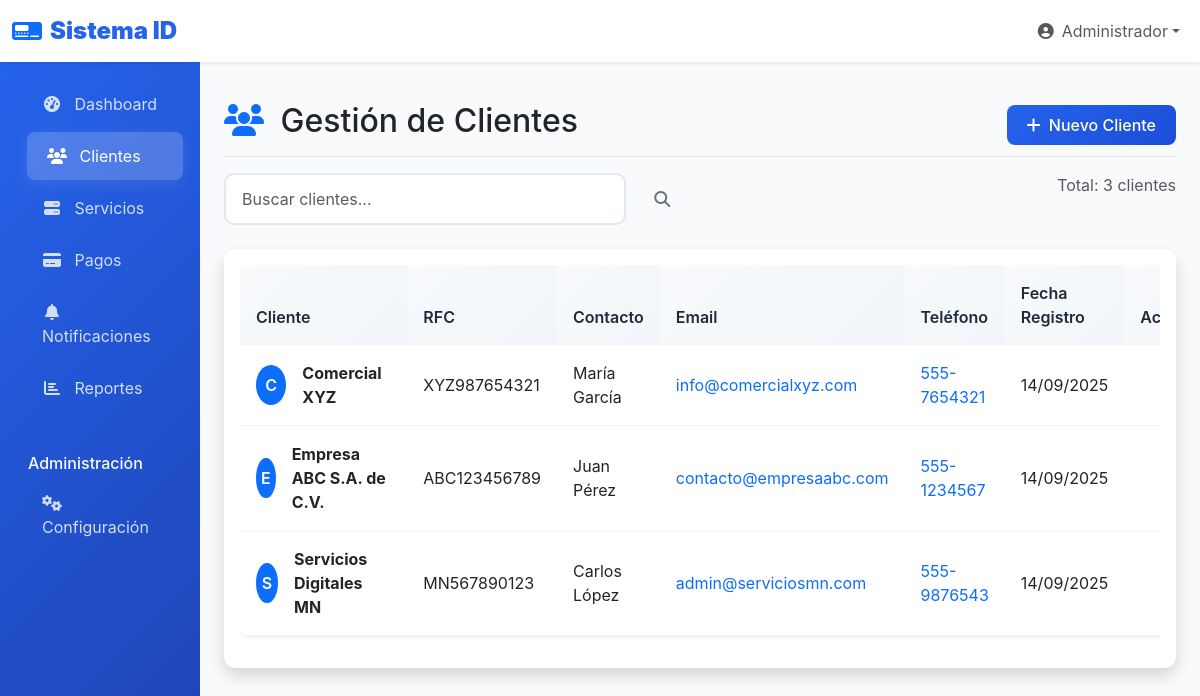
Screenshot of /clientes (signed in) with the database file from the repository.
### tables this page shows
CREATE TABLE clientes (
    id INT AUTO_INCREMENT PRIMARY KEY,
    usuario_id INT,
    nombre_razon_social VARCHAR(200) NOT NULL,
    rfc VARCHAR(13),
    contacto VARCHAR(100),
    email VARCHAR(100) NOT NULL,
    telefono VARCHAR(20),
    direccion TEXT,
    activo TINYINT(1) DEFAULT 1,
    fecha_registro TIMESTAMP DEFAULT CURRENT_TIMESTAMP,
    FOREIGN KEY (usuario_id) REFERENCES usuarios(id) ON DELETE SET NULL
);

### controllers/ClientesController.php (called while the page is built, shortened)
<?php
class ClientesController {
    private $clienteModel;
    public function __construct() {
        $this->clienteModel = new Cliente();
    }
    public function index() {
        $search = $_GET['search'] ?? '';
        $page = (int)($_GET['page'] ?? 1);
        $limit = 20;
        $offset = ($page - 1) * $limit;
        if ($search) {
            $clientes = $this->clienteModel->search($search);
            $totalClientes = count($clientes);
        } else {
            $clientes = $this->clienteModel->findAll($limit, $offset);
            $totalClientes = $this->clienteModel->count();
        }
        $totalPages = ceil($totalClientes / $limit);
        $data = [
            'clientes' => $clientes,
            'search' => $search,
            'current_page' => $page,
            'total_pages' => $totalPages,
            'total_clientes' => $totalClientes
        ];
        include 'views/clients/index.php';
    }
}

### config/database.php (called while the page is built, shortened)
<?php
class Database {
    private static $instance = null;
    private $connection;
    private function __construct() {
        try {
            $dsn = "mysql:host=" . DB_HOST . ";dbname=" . DB_NAME . ";charset=" . DB_CHARSET;
            $options = [
                PDO::ATTR_ERRMODE => PDO::ERRMODE_EXCEPTION,
                PDO::ATTR_DEFAULT_FETCH_MODE => PDO::FETCH_ASSOC,
                PDO::ATTR_EMULATE_PREPARES => false,
            ];
            $this->connection = new PDO($dsn, DB_USER, DB_PASS, $options);
        } catch (PDOException $e) {
            die("Error de conexión a la base de datos: " . $e->getMessage());
        }
    }
    public static function getInstance() {
        if (self::$instance === null) {
            self::$instance = new self();
        }
        return self::$instance;
    }
    public function getConnection() {
        return $this->connection;
    }
}

### models/Cliente.php (called while the page is built, shortened)
<?php
class Cliente {
    private $db;
    public function __construct() {
        $this->db = Database::getInstance()->getConnection();
    }
    public function findAll($limit = null, $offset = 0) {
        $sql = "SELECT c.*, u.nombre as usuario_nombre
                FROM clientes c
                LEFT JOIN usuarios u ON c.usuario_id = u.id
                WHERE c.activo = 1
                ORDER BY c.nombre_razon_social ASC";
        if ($limit) {
            $sql .= " LIMIT $limit OFFSET $offset";
        }
        $stmt = $this->db->query($sql);
        return $stmt->fetchAll();
    }
    public function count() {
        $stmt = $this->db->query("SELECT COUNT(*) as total FROM clientes WHERE activo = 1");
        return $stmt->fetch()['total'];
    }
}

### views/clients/index.php (the view, shortened to what this page needs)
<?php
include 'views/layout/header.php';
?>
<div class="d-flex justify-content-between flex-wrap flex-md-nowrap align-items-center pt-3 pb-2 mb-3 border-bottom">
    <h1 class="h2">
        <i class="fas fa-users text-primary me-2"></i>
        Gestión de Clientes
    </h1>
    <div class="btn-toolbar mb-2 mb-md-0">
        <a href="<?= BASE_URL ?>clientes/nuevo" class="btn btn-primary">
            <i class="fas fa-plus me-1"></i>
            Nuevo Cliente
        </a>
    </div>
</div>
<div class="row mb-4">
    <div class="col-md-6">
        <form method="GET" class="d-flex">
            <input type="text"
                   class="form-control me-2"
                   name="search"
                   placeholder="Buscar clientes..."
                   value="<?= htmlspecialchars($data['search'] ?? '') ?>">
            <button type="submit" class="btn btn-outline-secondary">
                <i class="fas fa-search"></i>
            </button>
        </form>
    </div>
    <div class="col-md-6 text-end">
        <span class="text-muted">
            Total: <?= number_format($data['total_clientes'] ?? 0) ?> clientes
        </span>
    </div>
</div>
<div class="card shadow">
    <div class="card-body">
        <?php if (!empty($data['clientes'])): ?>
        <div class="table-responsive">
            <table class="table table-hover">
                <thead class="table-light">
                    <tr>
                        <th>Cliente</th>
                        <th>RFC</th>
                        <th>Contacto</th>
                        <th>Email</th>
                        <th>Teléfono</th>
                        <th>Fecha Registro</th>
                        <th>Acciones</th>
                    </tr>
                </thead>
                <tbody>
                    <?php foreach ($data['clientes'] as $cliente): ?>
                    <tr>
                        <td>
                            <div class="d-flex align-items-center">
                                <div class="avatar-sm bg-primary text-white rounded-circle d-flex align-items-center justify-content-center me-3">
                                    <?= strtoupper(substr($cliente['nombre_razon_social'], 0, 1)) ?>
                                </div>
                                <div>
                                    <strong><?= htmlspecialchars($cliente['nombre_razon_social']) ?></strong>
                                </div>
                            </div>
                        </td>
                        <td>
                            <?= htmlspecialchars($cliente['rfc'] ?? '-') ?>
                        </td>
                        <td>
                            <?= htmlspecialchars($cliente['contacto'] ?? '-') ?>
                        </td>
                        <td>
                            <a href="mailto:<?= htmlspecialchars($cliente['email']) ?>" class="text-decoration-none">
                                <?= htmlspecialchars($cliente['email']) ?>
                            </a>
                        </td>
                        <td>
                            <?php if ($cliente['telefono']): ?>
                            <a href="tel:<?= htmlspecialchars($cliente['telefono']) ?>" class="text-decoration-none">
                                <?= htmlspecialchars($cliente['telefono']) ?>
                            </a>
                            <?php else: ?>
                            -
                            <?php endif; ?>
                        </td>
                        <td>
                            <?= date('d/m/Y', strtotime($cliente['fecha_registro'])) ?>
                        </td>
                        <td>
                            <div class="btn-group btn-group-sm">
                                <a href="<?= BASE_URL ?>clientes/ver/<?= $cliente['id'] ?>"
                                   class="btn btn-outline-primary"
                                   title="Ver cliente">
                                </a>
                            </div>
                        </td>
                    </tr>
                    <?php endforeach; ?>
                </tbody>
            </table>
        </div>
        <?php endif; ?>
    </div>
</div>
<?php include 'views/layout/footer.php'; ?>

### assets/css/custom.css (style rules this page uses)
:root { --primary-color: #2563eb; --secondary-color: #64748b; --success-color: #059669; --warning-color: #d97706; --danger-color: #dc2626; --info-color: #0ea5e9; --light-color: #f8fafc; --dark-color: #1e293b; }
body { font-family: 'Inter', 'Segoe UI', Tahoma, Geneva, Verdana, sans-serif; background-color: var(--light-color); }
.card { border: none; border-radius: 15px; box-shadow: 0 2px 10px rgba(0,0,0,0.08); transition: all 0.3s ease; overflow: hidden; }
.btn { border-radius: 10px; font-weight: 500; padding: 0.5rem 1.25rem; transition: all 0.3s ease; border: none; position: relative; overflow: hidden; }
.btn::before { content: ''; position: absolute; top: 50%; left: 50%; width: 0; height: 0; background: rgba(255,255,255,0.2); border-radius: 50%; transform: translate(-50%, -50%); transition: width 0.6s, height 0.6s; }
.btn-primary { background: linear-gradient(135deg, var(--primary-color), #1d4ed8); color: white; }
.form-control, .form-select { border-radius: 10px; border: 2px solid #e2e8f0; transition: all 0.3s ease; padding: 0.75rem 1rem; }
.table { border-radius: 12px; overflow: hidden; box-shadow: 0 1px 3px rgba(0,0,0,0.1); }
.table th { background: linear-gradient(135deg, #f8fafc, #f1f5f9); border: none; font-weight: 600; color: var(--dark-color); padding: 1rem; }
.table td { padding: 1rem; vertical-align: middle; border-color: #f1f5f9; }
.avatar-sm { width: 40px; height: 40px; font-size: 16px; font-weight: 600; }

### views/layout/header.php (style rules this page uses)
:root { --primary-color: #2563eb; --secondary-color: #64748b; --success-color: #059669; --warning-color: #d97706; --danger-color: #dc2626; }
.card { border: none; border-radius: 12px; box-shadow: 0 1px 3px rgba(0,0,0,0.1); transition: all 0.3s ease; }
.btn-primary { background: linear-gradient(135deg, var(--primary-color), #1d4ed8); border: none; border-radius: 8px; padding: 8px 20px; }
.table { border-radius: 8px; overflow: hidden; }

### views/clients/index.php (style rules this page uses)
.avatar-sm { width: 40px; height: 40px; font-size: 16px; font-weight: 600; }

### rows the page displays
clientes: nombre_razon_social "C", nombre_razon_social "Comercial XYZ", rfc "XYZ987654321", contacto "María García", email "info@comercialxyz.com", telefono "555-7654321", fecha_registro "14/09/2025"
clientes: nombre_razon_social "E", nombre_razon_social "Empresa ABC S.A. de C.V.", rfc "ABC123456789", contacto "Juan Pérez", email "contacto@empresaabc.com", telefono "555-1234567", fecha_registro "14/09/2025"
clientes: nombre_razon_social "S", nombre_razon_social "Servicios Digitales MN", rfc "MN567890123", contacto "Carlos López", email "admin@serviciosmn.com", telefono "555-9876543", fecha_registro "14/09/2025"

### other values shown
$_SESSION['user_name'] "Administrador"
$data['total_clientes'] "3"
